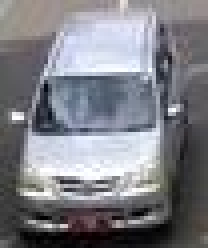
#> input picture cascade/p2/1672887965703.jpg, 52 x 62 px, found by its file name (shown 4 times larger); its folder holds 4 pictures in this run
$ python text1.py
#> lines starting #> are read from the running program, lines starting #| are printed output that depends on the picture; pictures that were not available may be replaced by others from this repository, and a replacement may not be noted
import cv2
import numpy as np
import os
from sklearn.base import BaseEstimator, ClassifierMixin
from sklearn.model_selection import cross_val_score, KFold
from sklearn.metrics import precision_score, recall_score, f1_score

class CascadeClassifierWrapper(BaseEstimator, ClassifierMixin):
    def __init__(self, cascade_path):
        self.cascade_path = cascade_path
        self.cascade = cv2.CascadeClassifier(self.cascade_path)

    def fit(self, X, y=None):
        return self

    def predict(self, X):
        predictions = []
        for image in X:
            # Detect vehicles using the cascade classifier
            vehicles = self.cascade.detectMultiScale(image)
            predictions.append(1 if len(vehicles) > 0 else 0)
        return np.array(predictions)

    def score(self, X, y):
        predictions = self.predict(X)
        return np.mean(predictions == y)

positive_image_dir = 'C:/Users/Prawira/Documents/Project/Joki/ta2hafizh/Latest Hapid/p2'
negative_image_dir = 'C:/Users/Prawira/Documents/Project/Joki/ta2hafizh/Latest Hapid/n2'
# Positive samples (vehicles)
pos_samples = []  # List of paths to positive sample images

# Negative samples (non-vehicles)
neg_samples = []  # List of paths to negative sample images

for filename in os.listdir(positive_image_dir):
    img = os.path.join(positive_image_dir, filename)
    if img is not None:
        pos_samples.append(img)
#> pass 2 of the loop `for filename in os.listdir(positive_image_dir):`:

# Read negative images
for filename1 in os.listdir(negative_image_dir):
    img = os.path.join(negative_image_dir, filename1)
    if img is not None:
        neg_samples.append(img)

# Load the pre-trained Haar cascade classifier for vehicle detection
cascade_path = '19junes.xml'  # Path to the cascade XML file
cascade = cv2.CascadeClassifier(cascade_path)

# Create the training data and labels
train_data = []
train_labels = []

for pos_sample in pos_samples:
    image = cv2.imread(pos_sample, 0)  # Read the image as grayscale
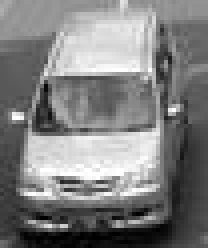
#> image: shape (62, 52) (shown 4 times larger); min 0, max 255, mean 126.9
    # Detect vehicles using the cascade classifier
    vehicles = cascade.detectMultiScale(image)
#> vehicles = ()
    for (x, y, w, h) in vehicles:
        roi = image[y:y + h, x:x + w]
        train_data.append(roi)
        train_labels.append(1)  # 1 for positive samples
#> this loop made 0 passes
#> after the loop, train_data = []; train_labels = []
#> pass 2 of the loop `for pos_sample in pos_samples:`:
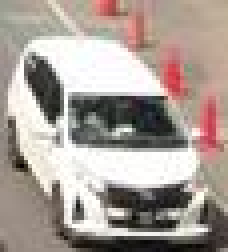
#> input picture cascade/p2/1672887973971.jpg, 57 x 63 px, found by its file name (shown 4 times larger)
#> `image = cv2.imread(pos_sample, 0)`:
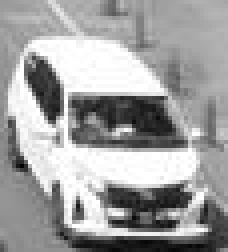
#> image: shape (63, 57) (shown 4 times larger); min 1, max 255, mean 159.9

# Process negative samples
for neg_sample in neg_samples:
    image = cv2.imread(neg_sample, 0)  # Read the image as grayscale
    # Detect vehicles using the cascade classifier
    vehicles = cascade.detectMultiScale(image)
    for (x, y, w, h) in vehicles:
        roi = image[y:y + h, x:x + w]
        train_data.append(roi)
        train_labels.append(0)  # 0 for negative samples


# Ensure consistent shape for all data
#> (the run stopped early here; a loop or call above may not have finished)
